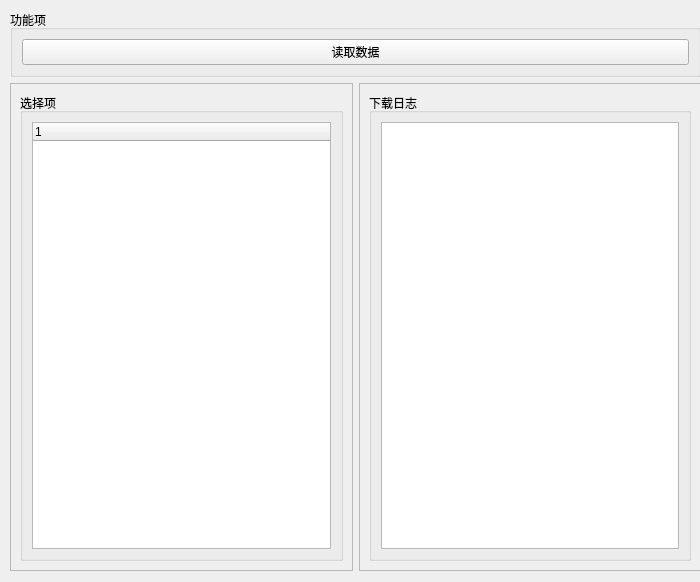
<?xml version="1.0" encoding="UTF-8"?>
<ui version="4.0">
 <class>Form</class>
 <widget class="QWidget" name="Form">
  <property name="geometry">
   <rect>
    <x>0</x>
    <y>0</y>
    <width>700</width>
    <height>582</height>
   </rect>
  </property>
  <property name="windowTitle">
   <string>Form</string>
  </property>
  <widget class="QWidget" name="layoutWidget">
   <property name="geometry">
    <rect>
     <x>10</x>
     <y>10</y>
     <width>691</width>
     <height>561</height>
    </rect>
   </property>
   <layout class="QGridLayout" name="gridLayout">
    <item row="0" column="0" colspan="2">
     <widget class="QGroupBox" name="groupBox">
      <property name="title">
       <string>功能项</string>
      </property>
      <layout class="QGridLayout" name="gridLayout_3">
       <item row="0" column="0">
        <widget class="QPushButton" name="pushButton">
         <property name="text">
          <string>读取数据</string>
         </property>
        </widget>
       </item>
      </layout>
     </widget>
    </item>
    <item row="1" column="0">
     <widget class="QScrollArea" name="scrollArea">
      <property name="widgetResizable">
       <bool>true</bool>
      </property>
      <widget class="QWidget" name="scrollAreaWidgetContents">
       <property name="geometry">
        <rect>
         <x>0</x>
         <y>0</y>
         <width>340</width>
         <height>496</height>
        </rect>
       </property>
       <layout class="QHBoxLayout" name="horizontalLayout">
        <item>
         <widget class="QGroupBox" name="groupBox_2">
          <property name="title">
           <string>选择项</string>
          </property>
          <layout class="QVBoxLayout" name="verticalLayout">
           <item>
            <widget class="QTreeWidget" name="treeWidget">
             <column>
              <property name="text">
               <string notr="true">1</string>
              </property>
             </column>
            </widget>
           </item>
          </layout>
         </widget>
        </item>
       </layout>
      </widget>
     </widget>
    </item>
    <item row="1" column="1">
     <widget class="QScrollArea" name="scrollArea_2">
      <property name="widgetResizable">
       <bool>true</bool>
      </property>
      <widget class="QWidget" name="scrollAreaWidgetContents_2">
       <property name="geometry">
        <rect>
         <x>0</x>
         <y>0</y>
         <width>339</width>
         <height>496</height>
        </rect>
       </property>
       <layout class="QHBoxLayout" name="horizontalLayout_2">
        <item>
         <widget class="QGroupBox" name="groupBox_3">
          <property name="title">
           <string>下载日志</string>
          </property>
          <layout class="QGridLayout" name="gridLayout_2">
           <item row="0" column="0">
            <widget class="QTextEdit" name="logEdit">
             <property name="readOnly">
              <bool>true</bool>
             </property>
            </widget>
           </item>
          </layout>
         </widget>
        </item>
       </layout>
      </widget>
     </widget>
    </item>
   </layout>
  </widget>
 </widget>
 <resources/>
 <connections/>
</ui>
